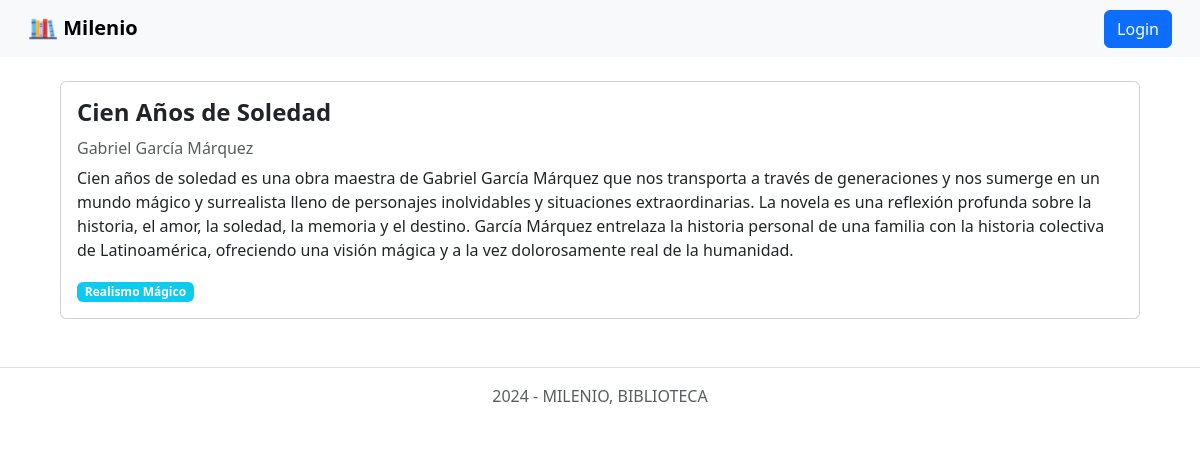
/detail/1, run on the app's committed database.
### tables this page shows
CREATE TABLE `libros` (
  `id` int(11) NOT NULL,
  `titulo` varchar(100) NOT NULL,
  `autor` varchar(100) NOT NULL,
  `reseña` text DEFAULT NULL,
  `genero_id` int(11) NOT NULL
);

CREATE TABLE `generos` (
  `id` int(11) NOT NULL,
  `nombre` varchar(255) NOT NULL,
  `descripcion` text DEFAULT NULL
);

### app/views/catalogo.view.php (called while the page is built, shortened)
<?php
class CatalogoView {
    public function showDetail($libro) {
        include_once 'templates/detail.phtml';
    }
}

### app/models/libro.model.php (called while the page is built, shortened)
<?php
class LibroModel {
    private $db;
    public function __construct() {
       $this->db = new PDO('mysql:host=localhost;dbname=milenio_db;charset=utf8', 'root', '');
    }
    public function getLibro($id) {
        $query = $this->db->prepare('
            SELECT libros.*, generos.nombre AS genero_nombre
            FROM libros
            LEFT JOIN generos ON libros.genero_id = generos.id
            WHERE libros.id = ?
        ');
        $query->execute([$id]);
        $libro = $query->fetch(PDO::FETCH_OBJ);
        return $libro;
    }
}

### templates/detail.phtml (the view, shortened to what this page needs)
<?php
    require 'templates/layout/header.phtml';
?>
<div class="d-flex justify-content-center mt-4">
    <div class="card" style="width: 90%;">
        <div class="card-body">
            <h4 class="card-title mb-3 fw-bold"><?php echo $libro->titulo; ?></h4>
            <h6 class="card-subtitle mb-2 text-body-secondary"><?php echo $libro->autor; ?></h6>
            <p class="card-text"><?php echo $libro->reseña; ?></p>
            <span class="badge bg-info"><?php echo $libro->genero_nombre; ?></span>
        </div>
    </div>
</div>
<?php require 'templates/layout/footer.phtml';?>

### data on the page
libros: titulo "Cien Años de Soledad", autor "Gabriel García Márquez", reseña "Cien años de soledad es una obra maestra de Gabriel García Márquez que nos transporta a través de generaciones y nos sumerge en un mundo mágico y surrealista lleno de personajes inolvidables y situaciones extraordinarias. La novela es una reflexión profunda sobre la historia, el amor, la soledad, la memoria y el destino. García Márquez entrelaza la historia personal de una familia con la historia colectiva de Latinoamérica, ofreciendo una visión mágica y a la vez dolorosamente real de la humanidad.", genero.nombre "Realismo Mágico"
